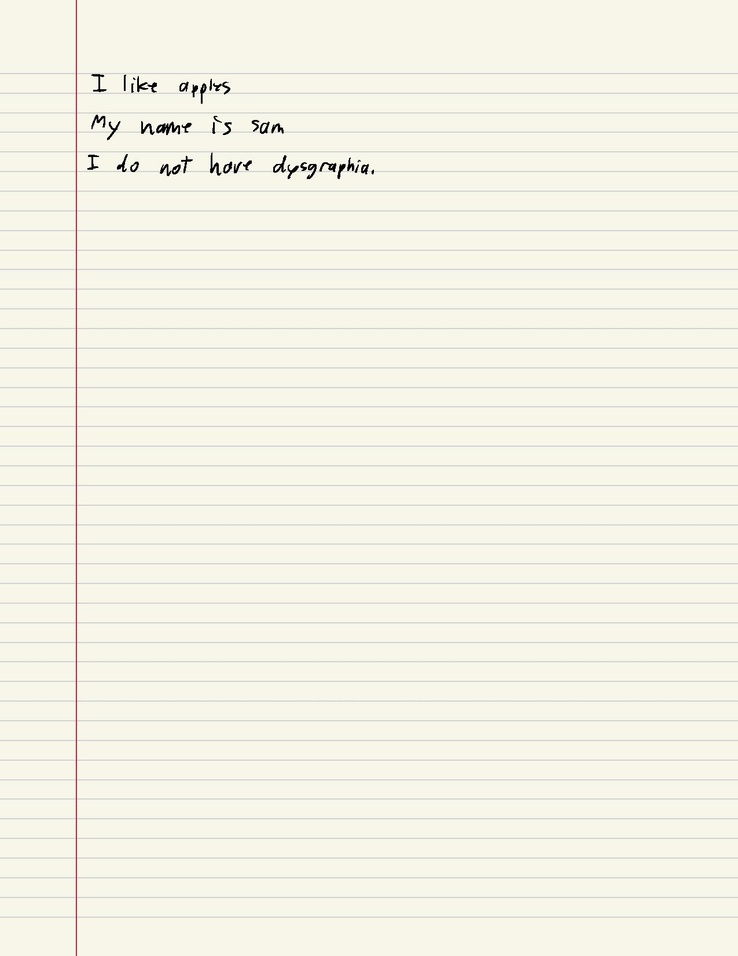
#> input picture sample_handwriting/001.jpg, 738 x 956 px, shrunk from 1275 x 1650 before the run
$ python segmentation.py
#> lines starting #> are read from the running program, lines starting #| are printed output that depends on the picture
import numpy as np
import cv2 as cv
# import imutils

# path
print("hi")
path = "sample_handwriting/001.jpg"
# path = 'templates/I.jpg'

#----Filtering stuffs-------
# Using cv2.imread() method
img = cv.imread(path,0)
#> img: shape (956, 738); min 0, max 255, mean 242.1
median = cv.medianBlur(img,3)
median = cv.GaussianBlur(median,(5,5),0)
# median = cv.medianBlur(median,5)
kernel = cv.getStructuringElement(cv.MORPH_RECT,(5,5))
opening = cv.morphologyEx(median, cv.MORPH_OPEN, kernel)
ret,thresh5 = cv.threshold(opening,0,1,cv.THRESH_TOZERO)

#----------Feature detection---------------------

# from matplotlib import pyplot as plt

# img1 = cv.imread('sample_handwriting/001.jpg', cv.IMREAD_GRAYSCALE)          # queryImage
img1 = cv.imread('sample_handwriting/001.jpg',cv.IMREAD_GRAYSCALE)          # queryImage
img2 = cv.imread('templates/I.jpg',cv.IMREAD_GRAYSCALE) # trainImage
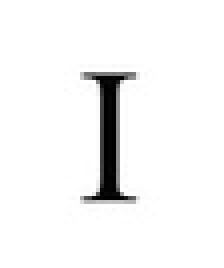
#> input picture templates/I.jpg, 56 x 67 px, shrunk from 96 x 116 before the run (shown 4 times larger)
#> img2 is the input picture: shape (67, 56); min 0, max 255, mean 244
# Initiate SIFT detector
sift = cv.SIFT_create()
# find the keypoints and descriptors with SIFT
kp1, des1 = sift.detectAndCompute(img1,None)
#> kp1 = 190 keypoints; strongest (x, y, size): (179, 133, 1.8), (189, 125, 3.2), (154, 85, 3.1), (250, 162, 2.7)
kp2, des2 = sift.detectAndCompute(img2,None)
#> kp2 = 5 keypoints; (x, y, size): (27, 47, 4.3), (27, 47, 4.3), (27, 21, 4.3), (27, 21, 4.3), (23, 47, 2)
# FLANN parameters
FLANN_INDEX_KDTREE = 1
index_params = dict(algorithm = FLANN_INDEX_KDTREE, trees = 5)
search_params = dict(checks=50)   # or pass empty dictionary
flann = cv.FlannBasedMatcher(index_params,search_params)
matches = flann.knnMatch(des1,des2,k=2)
#> matches = 190 matches
# Need to draw only good matches, so create a mask
matchesMask = [[0,0] for i in range(len(matches))]
#> matchesMask = 190 pairs, first value 0 to 0, second value 0 to 0
# ratio test as per Lowe's paper
for i,(m,n) in enumerate(matches):
    if m.distance < 0.7*n.distance:
        matchesMask[i]=[1,0]
#> after the loop, matchesMask = 190 pairs, first value 0 to 1, second value 0 to 0
draw_params = dict(matchColor = (0,255,0),
                   singlePointColor = (255,0,0),
                   matchesMask = matchesMask,
                   flags = cv.DrawMatchesFlags_DEFAULT)
#> draw_params = 4 items
img3 = cv.drawMatchesKnn(img1,kp1,img2,kp2,matches,None,**draw_params)
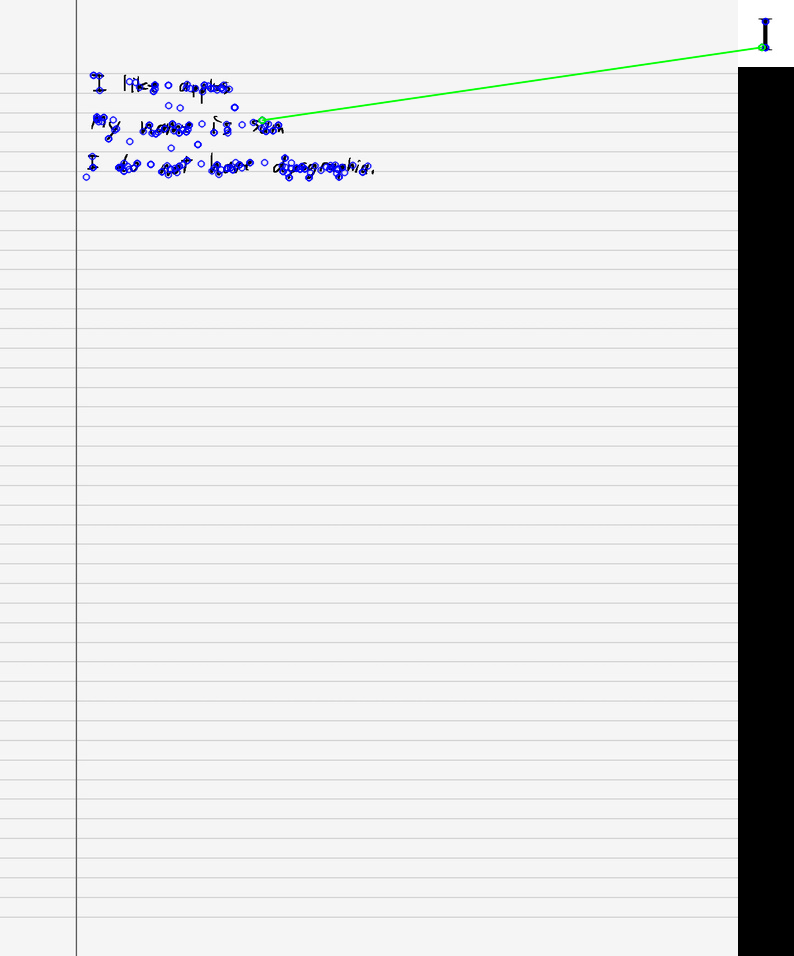
#> img3: shape (956, 794, 3); mean of channels 0, 1, 2 226.3, 225.6, 225.3; drawn as B, G, R

# [11 lines of commented-out code are left out]

cv.imshow("draw me dots", img3)
cv.waitKey()

cv.imshow('image', thresh5)
cv.waitKey()
